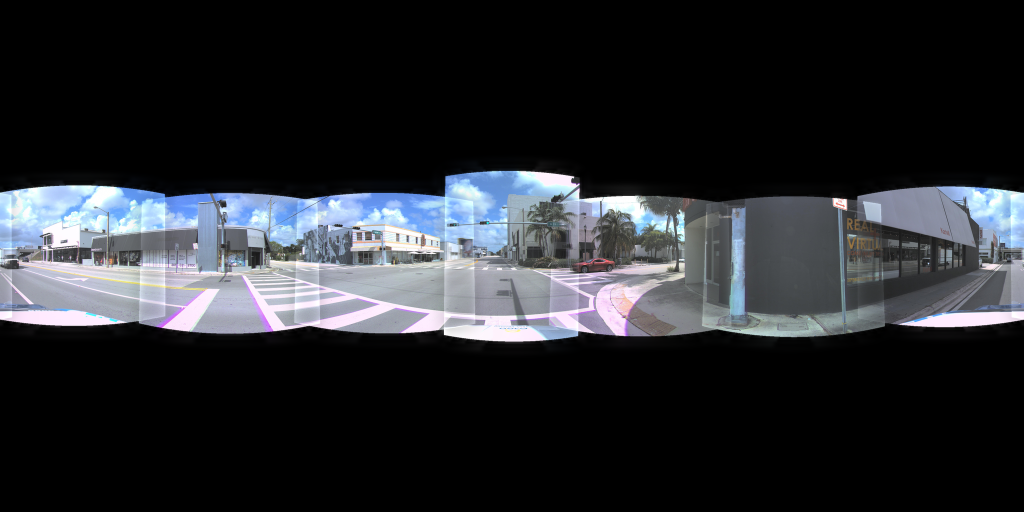
#> input picture deliverables/l1_baseline_diverse/02a00399_a060_L1_multiband_1024x2048.png, 2048 x 1024 px, given in place of 0bae3b5e_a030_L1_multiband_1024x2048.png, which was not available (shown at 1/2 size)
$ python build_xihan_l1_examples.py
#> lines starting #> are read from the running program, lines starting #| are printed output that depends on the picture; pictures that were not available may be replaced by others from this repository, and a replacement may not be noted
"""Build a side-by-side panel of 2 representative L1 sphere baseline ERPs for Xihan.

Picks one far-field-clean case + one near-field-ghost case from existing
deliverables/l1_baseline_diverse/.

Output: deliverables/xihan/l1_examples_panel.png (2 rows, annotated).
"""
from __future__ import annotations

from pathlib import Path

import cv2
import numpy as np

REPO = Path(__file__).resolve().parents[2]
SRC = REPO / "deliverables" / "l1_baseline_diverse"
OUT_DIR = REPO / "deliverables" / "xihan"
OUT_DIR.mkdir(parents=True, exist_ok=True)


def label_band(img: np.ndarray, text: str, height: int = 48) -> np.ndarray:
    """Add a black caption band above img with white text."""
    H, W = img.shape[:2]
    band = np.zeros((height, W, 3), dtype=np.uint8)
    cv2.putText(
        band, text,
        org=(16, height - 14),
        fontFace=cv2.FONT_HERSHEY_SIMPLEX,
        fontScale=0.7,
        color=(255, 255, 255),
        thickness=1,
        lineType=cv2.LINE_AA,
    )
    return np.concatenate([band, img], axis=0)


def main() -> None:
    case_a = SRC / "0bae3b5e_a030_L1_multiband_1024x2048.png"   # far-field clean
    case_b = SRC / "fbee355f_a030_L1_multiband_1024x2048.png"   # near-field ghost

    img_a = cv2.imread(str(case_a))
#> img_a is the input picture: shape (1024, 2048, 3); mean B, G, R 46.5, 42.2, 40
    img_b = cv2.imread(str(case_b))
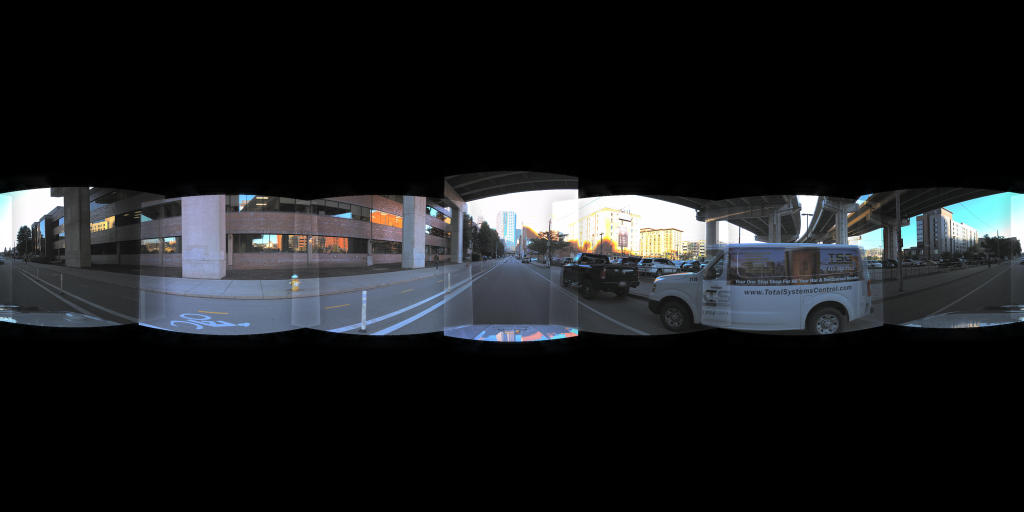
#> input picture deliverables/l1_baseline_diverse/fbee355f_a030_L1_multiband_1024x2048.png, 2048 x 1024 px (shown at 1/2 size)
#> img_b is the input picture: shape (1024, 2048, 3); mean B, G, R 29.8, 27.8, 26.2
    assert img_a is not None and img_b is not None, "input PNG missing"

    # Both are 1024x2048; annotate
    img_a = label_band(img_a,
        "Example A: 0bae3b5e anchor 30 -- urban intersection, far-field. L1 succeeds.")
#> in label_band, `return np.concatenate([band, img], axis=0)`:
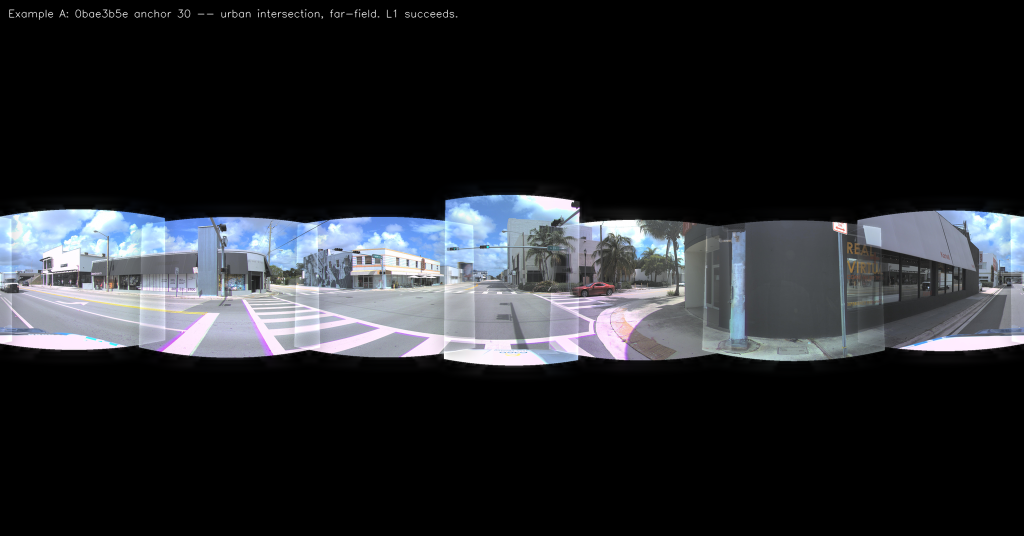
#> returned value: shape (1072, 2048, 3) (shown at 1/2 size); mean of channels 0, 1, 2 44.6, 40.6, 38.5; drawn as B, G, R
    img_b = label_band(img_b,
        "Example B: fbee355f anchor 30 -- parking lot, near-field white truck. L1 ghosts.")
#> call 2 of label_band, with height = 48
#> in label_band (call 2), `return np.concatenate([band, img], axis=0)`:
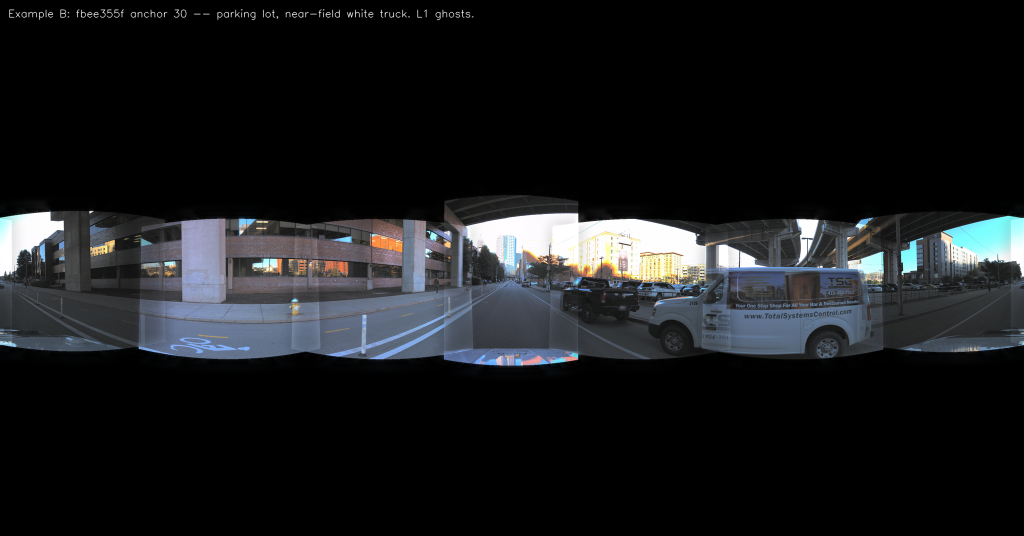
#> returned value: shape (1072, 2048, 3) (shown at 1/2 size); mean of channels 0, 1, 2 28.8, 26.8, 25.3; drawn as B, G, R

    panel = np.concatenate([img_a, img_b], axis=0)
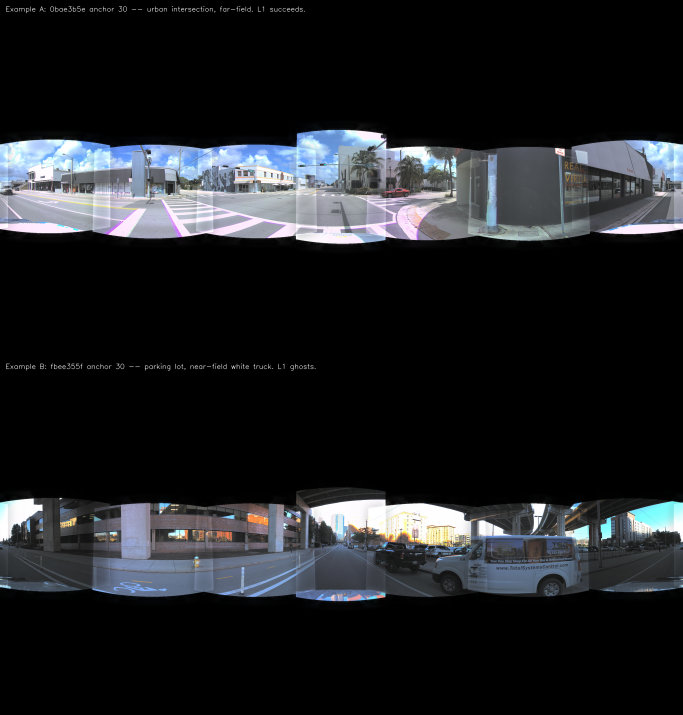
#> panel: shape (2144, 2048, 3) (shown at 1/3 size); mean B, G, R 36.7, 33.7, 31.9

    out = OUT_DIR / "l1_examples_panel.png"
    cv2.imwrite(str(out), panel)
    print(f"wrote {out}  ({panel.shape[1]}x{panel.shape[0]})")
#| wrote deliverables/xihan/l1_examples_panel.png  (2048x2144)

    # also save individual annotated for easier embedding
    cv2.imwrite(str(OUT_DIR / "l1_example_A_farfield_clean.png"), img_a)
    cv2.imwrite(str(OUT_DIR / "l1_example_B_nearfield_ghost.png"), img_b)


if __name__ == "__main__":
    main()
